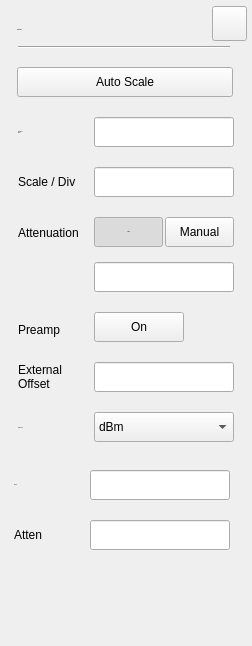
<?xml version="1.0" encoding="UTF-8"?>
<ui version="4.0">
 <class>SA_Dialog_AmptSetup</class>
 <widget class="QWidget" name="SA_Dialog_AmptSetup">
  <property name="geometry">
   <rect>
    <x>0</x>
    <y>0</y>
    <width>252</width>
    <height>646</height>
   </rect>
  </property>
  <property name="font">
   <font>
    <weight>50</weight>
    <bold>false</bold>
   </font>
  </property>
  <property name="windowTitle">
   <string>Form</string>
  </property>
  <property name="styleSheet">
   <string notr="true">/*******************indoor**********************/
#SA_Dialog_AmptSetup[status  =  &quot;indoor&quot;] 
#widget
{
	background-color:rgba(221,221,221,0.9);
}

#SA_Dialog_AmptSetup[status  =  &quot;indoor&quot;] 
#widget&gt;QPushButton
{

	border-style:flat;
}

#SA_Dialog_AmptSetup[status  =  &quot;indoor&quot;] 
#pb_Preamp
{
	text-align:left;
	padding:8px 23px 7px 10px;
}

#SA_Dialog_AmptSetup[status  =  &quot;indoor&quot;] 
#widget&gt;QLabel
{
	font: 75 13px &quot;Arial&quot;;
		color:rgba(46,46,46,1);
}
	
#SA_Dialog_AmptSetup[status  =  &quot;indoor&quot;] 
#widget&gt;#pb_cancel
{
	border-image: url(:/sa/image/btn_close_normal.png);
}

#SA_Dialog_AmptSetup[status  =  &quot;indoor&quot;] 
#widget&gt;#pb_cancel:pressed
{
	border-image: url(:/sa/image/btn_close_click.png);
}

#SA_Dialog_AmptSetup[status  =  &quot;indoor&quot;] 
#widget&gt;#line
{
	background-color:rgba(46,46,46,1);
}

#SA_Dialog_AmptSetup[status  =  &quot;indoor&quot;] 
#AttenType_widget{
	policy:nofocus;
	background-image: url(:/sa/image/dropdown_box.png);
}

#SA_Dialog_AmptSetup[status  =  &quot;indoor&quot;] 
#AttenType_widget&gt;QPushButton
{
	policy:nofocus;
	font: 14px &quot;Arial&quot;;
}

#SA_Dialog_AmptSetup[status  =  &quot;indoor&quot;] 
#AttenType_widget&gt;QPushButton:checked
{

	color:rgba(240, 179, 29, 1);
}

#SA_Dialog_AmptSetup[status  =  &quot;indoor&quot;] 
#AttenType_widget&gt;QPushButton:!checked
{
	color:rgba(0, 0, 0, 1)
}

#SA_Dialog_AmptSetup[status  =  &quot;indoor&quot;] 
#pb_Atten_Type
{
	font: 75 13px &quot;Arial&quot;;
	font-weight:bold;
	color:rgba(162, 115, 0, 1);
	background-image: url(:/sa/image/dropdown_normal.png);
}

#SA_Dialog_AmptSetup[status  =  &quot;indoor&quot;] 
#pb_Atten_Type:focus
{	
	background-image: url(:/sa/image/dropdown_click.png);
}

#SA_Dialog_AmptSetup[status  =  &quot;indoor&quot;] 
SA_LineEdit
{
	color:rgba(162, 115, 0,1);
	padding:8px 8px 7px 10px ;
	font: 75 13px &quot;Arial&quot;;
	font-weight:bold;
}

#SA_Dialog_AmptSetup[status  =  &quot;indoor&quot;] 
SA_LineEdit:disable
{
	color:rgba(133,133,133,0.6);
}

#SA_Dialog_AmptSetup[status  =  &quot;indoor&quot;] 
SA_LineEdit:focus
{
	outline: none;
	border:2px solid rgba(162,115,0,1);
}

#SA_Dialog_AmptSetup[status  =  &quot;indoor&quot;] 
QComboBox
{
	font: 75 13px &quot;Arial&quot;;
	font-weight:bold;
	color:rgba(162, 115, 0, 1);
	padding:8px 23px 7px 10px;
	combobox-popup: 0;
	border-style:flat;
	background-image: url(:/sa/image/dropdown_normal.png);
}

#SA_Dialog_AmptSetup[status  =  &quot;indoor&quot;] 
QComboBox:focus
{
	background-image: url(:/sa/image/dropdown_click.png);
}

#SA_Dialog_AmptSetup[status  =  &quot;indoor&quot;] 
QComboBox::drop-down 
{
	width: 0px;	
	border-style:flat;
}

#SA_Dialog_AmptSetup[status  =  &quot;indoor&quot;] 
QComboBox QAbstractItemView{
   font: 75 14px &quot;Arial&quot;;
	color:rgba(0, 0, 0, 1);
	background:rgba(255,255,255,1);
 	outline:0px;
	border-style:solid;
	border-color:rgba(151, 151, 151, 1);
	border-width:1px;
}
#SA_Dialog_AmptSetup[status  =  &quot;indoor&quot;] 
QAbstractItemView::item{
	padding-left:8px;
	width:140px;
	height:32px;
	border-style:flat;
}

#SA_Dialog_AmptSetup[status  =  &quot;indoor&quot;] 
QComboBox QAbstractItemView::item:selected
{
 	color:rgba(240, 179, 29, 1); 
}

#SA_Dialog_AmptSetup[status  =  &quot;indoor&quot;] 
#pb_Auto:checked
{
	color:rgba(87, 87, 87,1);
	padding: 8px 14px 7px 15px;
	background-image: url(:/sa/image/fre_checked_left.png);
}

#SA_Dialog_AmptSetup[status  =  &quot;indoor&quot;] 
#pb_Auto
{
	color:rgba(123, 123, 123,1);
	font: 75 13px &quot;Arial&quot;;
	border-style:flat;
	font-weight:bold;
	padding: 8px 14px 7px 15px;
	background-image: url(:/sa/image/fre_checked_right.png);
}

#SA_Dialog_AmptSetup[status  =  &quot;indoor&quot;] 
#pb_Manual:checked
{
	color:rgba(87, 87, 87,1);
	padding: 8px 5px 7px 6px;
	background-image: url(:/sa/image/fre_checked_right.png);
	background-position:right;
}

#SA_Dialog_AmptSetup[status  =  &quot;indoor&quot;] 
#pb_Manual
{
	color:rgba(123, 123, 123,1);
	font: 75 13px &quot;Arial&quot;;
	border-style:flat;
	font-weight:bold;
	padding: 8px 5px 7px 6px;
	background-image: url(:/sa/image/fre_checked_left.png);
	background-position:right;
}

#SA_Dialog_AmptSetup[status  =  &quot;indoor&quot;] 
#pb_Scale_Auto
{
	font: 75 13px &quot;Arial&quot;;
	font-weight:bold;
	color:rgba(255, 255, 255, 1);
	background-image: url(:/sa/image/btn_w216_nor.png);
	text-align:center;
}

#SA_Dialog_AmptSetup[status  =  &quot;indoor&quot;] 
#pb_Scale_Auto:pressed
{
	
	background-image: url(:/sa/image/btn_w216_click.png);
}
/*******************outdoor**********************/
#SA_Dialog_AmptSetup[status  =  &quot;outdoor&quot;] 
#widget
{
	background-color:rgba(211,211,211,0.9);
}

#SA_Dialog_AmptSetup[status  =  &quot;outdoor&quot;] 
#widget&gt;QPushButton
{

	border-style:flat;
}

#SA_Dialog_AmptSetup[status  =  &quot;outdoor&quot;] 
#pb_Preamp
{
	text-align:left;
	padding:8px 23px 7px 10px;
}

#SA_Dialog_AmptSetup[status  =  &quot;outdoor&quot;] 
#widget&gt;QLabel
{
	font: 75 13px &quot;Arial&quot;;
	color:rgba(46,46,46,1);
}
	
#SA_Dialog_AmptSetup[status  =  &quot;outdoor&quot;] 
#widget&gt;#pb_cancel
{
	border-image: url(:/sa/image/btn_close_normal.png);
}

#SA_Dialog_AmptSetup[status  =  &quot;outdoor&quot;] 
#widget&gt;#pb_cancel:pressed
{
	border-image: url(:/sa/image/btn_close_click.png);
}

#SA_Dialog_AmptSetup[status  =  &quot;outdoor&quot;] 
#widget&gt;#line
{
	background-color:rgba(46,46,46,1);
}

#SA_Dialog_AmptSetup[status  =  &quot;outdoor&quot;] 
#AttenType_widget{
	policy:nofocus;
	background-image: url(:/sa/image/dropdown_box.png);
}

#SA_Dialog_AmptSetup[status  =  &quot;outdoor&quot;] 
#AttenType_widget&gt;QPushButton
{
	policy:nofocus;
	font: 14px &quot;Arial&quot;;
}

#SA_Dialog_AmptSetup[status  =  &quot;outdoor&quot;] 
#AttenType_widget&gt;QPushButton:checked
{

	color:rgba(240, 179, 29, 1);
}

#SA_Dialog_AmptSetup[status  =  &quot;outdoor&quot;] 
#AttenType_widget&gt;QPushButton:!checked
{
	color:rgba(0, 0, 0, 1)
}

#SA_Dialog_AmptSetup[status  =  &quot;outdoor&quot;] 
#pb_Atten_Type
{
	font: 75 13px &quot;Arial&quot;;
	font-weight:bold;
	color:rgba(162, 115, 0, 1);
	background-image: url(:/sa/image/dropdown_normal.png);
}

#SA_Dialog_AmptSetup[status  =  &quot;outdoor&quot;] 
#pb_Atten_Type:focus
{	
	background-image: url(:/sa/image/dropdown_click.png);
}

#SA_Dialog_AmptSetup[status  =  &quot;outdoor&quot;] 
SA_LineEdit
{
	color:rgba(162, 115, 0,1);
	padding:8px 8px 7px 10px ;
	font: 75 13px &quot;Arial&quot;;
	font-weight:bold;
}

#SA_Dialog_AmptSetup[status  =  &quot;outdoor&quot;] 
SA_LineEdit:disable
{
	color:rgba(133,133,133,0.6);
}

#SA_Dialog_AmptSetup[status  =  &quot;outdoor&quot;] 
SA_LineEdit:focus
{
	outline: none;
	border:2px solid rgba(162,115,0,1);
}

#SA_Dialog_AmptSetup[status  =  &quot;outdoor&quot;] 
QComboBox
{
	font: 75 13px &quot;Arial&quot;;
	font-weight:bold;
	color:rgba(162, 115, 0, 1);
	padding:8px 23px 7px 10px;
	combobox-popup: 0;
	border-style:flat;
	background-image: url(:/sa/image/dropdown_normal.png);
}

#SA_Dialog_AmptSetup[status  =  &quot;outdoor&quot;] 
QComboBox:focus
{
	background-image: url(:/sa/image/dropdown_click.png);
}

#SA_Dialog_AmptSetup[status  =  &quot;outdoor&quot;] 
QComboBox::drop-down 
{
	width: 0px;	
	border-style:flat;
}

#SA_Dialog_AmptSetup[status  =  &quot;outdoor&quot;] 
QComboBox QAbstractItemView{
   font: 75 14px &quot;Arial&quot;;
	color:rgba(0, 0, 0, 1);
	background:rgba(255,255,255,1);
 	outline:0px;
	border-style:solid;
	border-color:rgba(151, 151, 151, 1);
	border-width:1px;
}
#SA_Dialog_AmptSetup[status  =  &quot;outdoor&quot;] 
QAbstractItemView::item{
	padding-left:8px;
	width:140px;
	height:32px;
	border-style:flat;
}

#SA_Dialog_AmptSetup[status  =  &quot;outdoor&quot;] 
QComboBox QAbstractItemView::item:selected
{
 	color:rgba(240, 179, 29, 1); 
}

#SA_Dialog_AmptSetup[status  =  &quot;outdoor&quot;] 
#pb_Auto:checked
{
	color:rgba(87, 87, 87,1);
	padding: 8px 14px 7px 15px;
	background-image: url(:/sa/image/fre_checked_left.png);
}

#SA_Dialog_AmptSetup[status  =  &quot;outdoor&quot;] 
#pb_Auto
{
	color:rgba(123, 123, 123,1);
	font: 75 13px &quot;Arial&quot;;
	border-style:flat;
	font-weight:bold;
	padding: 8px 14px 7px 15px;
	background-image: url(:/sa/image/fre_checked_right.png);
}

#SA_Dialog_AmptSetup[status  =  &quot;outdoor&quot;] 
#pb_Manual:checked
{
	color:rgba(87, 87, 87,1);
	padding: 8px 5px 7px 6px;
	background-image: url(:/sa/image/fre_checked_right.png);
	background-position:right;
}

#SA_Dialog_AmptSetup[status  =  &quot;outdoor&quot;] 
#pb_Manual
{
	color:rgba(123, 123, 123,1);
	font: 75 13px &quot;Arial&quot;;
	border-style:flat;
	font-weight:bold;
	padding: 8px 5px 7px 6px;
	background-image: url(:/sa/image/fre_checked_left.png);
	background-position:right;
}

#SA_Dialog_AmptSetup[status  =  &quot;outdoor&quot;] 
#pb_Scale_Auto
{
	font: 75 13px &quot;Arial&quot;;
	font-weight:bold;
	color:rgba(0, 0, 0, 1);
	
	border-image: url(:/sa/image/outdoor/btn_w70_normal.png);
	text-align:center;
}

#SA_Dialog_AmptSetup[status  =  &quot;outdoor&quot;] 
#pb_Scale_Auto:pressed
{
	border-image: url(:/sa/image/outdoor/btn_w216_click.png);
}
/*******************night**********************/
#SA_Dialog_AmptSetup[status  =  &quot;night&quot;] 
#widget
{
		background-color:rgba(208,182,139,0.9);
}

#SA_Dialog_AmptSetup[status  =  &quot;night&quot;] 
#widget&gt;QPushButton
{
	border-style:flat;
}

#SA_Dialog_AmptSetup[status  =  &quot;night&quot;] 
#pb_Preamp
{
	text-align:left;
	padding:8px 23px 7px 10px;
}

#SA_Dialog_AmptSetup[status  =  &quot;night&quot;] 
#widget&gt;QLabel
{
	   font: 75 13px &quot;Arial&quot;;
		color:rgba(46,46,46,1);
}
	
#SA_Dialog_AmptSetup[status  =  &quot;night&quot;] 
#widget&gt;#pb_cancel
{
	border-image: url(:/sa/image/night/btn_close_normal.png);
}

#SA_Dialog_AmptSetup[status  =  &quot;night&quot;] 
#widget&gt;#pb_cancel:pressed
{
	border-image: url(:/sa/image/night/btn_close_click.png);
}

#SA_Dialog_AmptSetup[status  =  &quot;night&quot;] 
#widget&gt;#line
{
	background-color:rgba(46,46,46,1);
}

#SA_Dialog_AmptSetup[status  =  &quot;night&quot;] 
#AttenType_widget{
	policy:nofocus;
	background-image: url(:/sa/image/dropdown_box.png);
}

#SA_Dialog_AmptSetup[status  =  &quot;night&quot;] 
#AttenType_widget&gt;QPushButton
{
	policy:nofocus;
	font: 14px &quot;Arial&quot;;
}

#SA_Dialog_AmptSetup[status  =  &quot;night&quot;] 
#AttenType_widget&gt;QPushButton:checked
{

	color:rgba(240, 179, 29, 1);
}

#SA_Dialog_AmptSetup[status  =  &quot;night&quot;] 
#AttenType_widget&gt;QPushButton:!checked
{
	color:rgba(0, 0, 0, 1)
}

#SA_Dialog_AmptSetup[status  =  &quot;night&quot;] 
#pb_Atten_Type
{
	font: 75 13px &quot;Arial&quot;;
	font-weight:bold;
	color:rgba(162, 115, 0, 1);
	background-image: url(:/sa/image/dropdown_normal.png);
}

#SA_Dialog_AmptSetup[status  =  &quot;night&quot;] 
#pb_Atten_Type:focus
{	
	background-image: url(:/sa/image/dropdown_click.png);
}

#SA_Dialog_AmptSetup[status  =  &quot;night&quot;] 
SA_LineEdit
{
	background: rgba(251,220,167,0.60);
   color:rgba(159,98,0,1);
	padding:8px 8px 7px 10px ;
	font: 75 13px &quot;Arial&quot;;
	font-weight:bold;
}

#SA_Dialog_AmptSetup[status  =  &quot;night&quot;] 
SA_LineEdit:disable
{
	color:rgba(133,133,133,0.6);
}

#SA_Dialog_AmptSetup[status  =  &quot;night&quot;] 
SA_LineEdit:focus
{
	outline: none;
	border:2px solid rgba(162,115,0,1);
}


#SA_Dialog_AmptSetup[status  =  &quot;night&quot;] 
QComboBox
{
	font: 75 13px &quot;Arial&quot;;
	font-weight:bold;
    background-color:rgba(251,220,167,0.60);
    color:rgba(159,98,0,1);
	padding:8px 23px 7px 10px;
	combobox-popup: 0;
	border-style:flat;
	background-image: url(:/sa/image/night/dropdown_normal.png);
}

#SA_Dialog_AmptSetup[status  =  &quot;night&quot;] 
QComboBox:focus
{
	background-color:rgba(251,220,167,0.60);
	background-image: url(:/sa/image/night/dropdown_click.png);
}

#SA_Dialog_AmptSetup[status  =  &quot;night&quot;] 
QComboBox::drop-down 
{
	width: 0px;	
	border-style:flat;
}

#SA_Dialog_AmptSetup[status  =  &quot;night&quot;] 
QComboBox QAbstractItemView{
   font: 75 14px &quot;Arial&quot;;
	color:rgba(0, 0, 0, 1);
	background-color:#FBDBA7;;
    
 	outline:0px;
	border-style:solid;
	border-color:rgba(151, 151, 151, 1);
	border-width:1px;
}
#SA_Dialog_AmptSetup[status  =  &quot;night&quot;] 
QAbstractItemView::item{
	padding-left:8px;
	width:140px;
	height:32px;
	border-style:flat;
}

#SA_Dialog_AmptSetup[status  =  &quot;night&quot;] 
QComboBox QAbstractItemView::item:selected
{
 	color:rgba(159,98,0,1);
}

#SA_Dialog_AmptSetup[status  =  &quot;night&quot;] 
#pb_Auto:checked
{
	color:rgba(85,74,56,1);
	padding: 8px 14px 7px 15px;
	background-image: url(:/sa/image/night/btn_left_click.png);
}

#SA_Dialog_AmptSetup[status  =  &quot;night&quot;] 
#pb_Auto
{
	color:rgba(121,106,81,1);
	font: 75 13px &quot;Arial&quot;;
	border-style:flat;
	font-weight:bold;
	padding: 8px 14px 7px 15px;
	background-image: url(:/sa/image/night/btn_left_nor.png);
}

#SA_Dialog_AmptSetup[status  =  &quot;night&quot;] 
#pb_Manual:checked
{

	color:rgba(85,74,56,1);
	padding: 8px 5px 7px 6px;
	background-image: url(:/sa/image/night/btn_right_click.png);
}

#SA_Dialog_AmptSetup[status  =  &quot;night&quot;] 
#pb_Manual
{
	color:rgba(121,106,81,1);
	font: 75 13px &quot;Arial&quot;;
	border-style:flat;
	font-weight:bold;
	padding: 8px 5px 7px 6px;
	background-image: url(:/sa/image/night/btn_right_nor.png);
}
#SA_Dialog_AmptSetup[status  =  &quot;night&quot;] 
#pb_Scale_Auto
{
	font: 75 13px &quot;Arial&quot;;
	font-weight:bold;
	color: #FBDBA7;
	background-image: url(:/sa/image/btn_w216_nor.png);
	text-align:center;
}

#SA_Dialog_AmptSetup[status  =  &quot;night&quot;] 
#pb_Scale_Auto:pressed
{
	background-image: url(:/sa/image/night/btn_w216_click.png);
}</string>
  </property>
  <property name="status" stdset="0">
   <string>night</string>
  </property>
  <widget class="QWidget" name="widget" native="true">
   <property name="geometry">
    <rect>
     <x>0</x>
     <y>0</y>
     <width>252</width>
     <height>646</height>
    </rect>
   </property>
   <property name="styleSheet">
    <string notr="true"/>
   </property>
   <widget class="QPushButton" name="pb_Scale_Auto">
    <property name="geometry">
     <rect>
      <x>17</x>
      <y>67</y>
      <width>216</width>
      <height>30</height>
     </rect>
    </property>
    <property name="focusPolicy">
     <enum>Qt::NoFocus</enum>
    </property>
    <property name="styleSheet">
     <string notr="true"/>
    </property>
    <property name="text">
     <string>Auto Scale</string>
    </property>
   </widget>
   <widget class="QLabel" name="label_3">
    <property name="geometry">
     <rect>
      <x>18</x>
      <y>117</y>
      <width>66</width>
      <height>30</height>
     </rect>
    </property>
    <property name="font">
     <font>
      <family>Arial</family>
      <pointsize>-1</pointsize>
      <weight>9</weight>
      <italic>false</italic>
      <bold>false</bold>
     </font>
    </property>
    <property name="text">
     <string>Reference
Level</string>
    </property>
   </widget>
   <widget class="SA_LineEdit" name="edit_level">
    <property name="geometry">
     <rect>
      <x>94</x>
      <y>117</y>
      <width>140</width>
      <height>30</height>
     </rect>
    </property>
    <property name="readOnly">
     <bool>true</bool>
    </property>
   </widget>
   <widget class="QLabel" name="lblOffset">
    <property name="geometry">
     <rect>
      <x>18</x>
      <y>362</y>
      <width>54</width>
      <height>30</height>
     </rect>
    </property>
    <property name="text">
     <string>External
Offset</string>
    </property>
   </widget>
   <widget class="SA_LineEdit" name="edit_offset">
    <property name="geometry">
     <rect>
      <x>94</x>
      <y>362</y>
      <width>140</width>
      <height>30</height>
     </rect>
    </property>
    <property name="readOnly">
     <bool>true</bool>
    </property>
   </widget>
   <widget class="QLabel" name="label_4">
    <property name="geometry">
     <rect>
      <x>18</x>
      <y>167</y>
      <width>71</width>
      <height>30</height>
     </rect>
    </property>
    <property name="text">
     <string>Scale / Div</string>
    </property>
   </widget>
   <widget class="SA_LineEdit" name="edit_scale">
    <property name="geometry">
     <rect>
      <x>94</x>
      <y>167</y>
      <width>140</width>
      <height>30</height>
     </rect>
    </property>
    <property name="readOnly">
     <bool>true</bool>
    </property>
   </widget>
   <widget class="QLabel" name="lblAtten">
    <property name="geometry">
     <rect>
      <x>18</x>
      <y>225</y>
      <width>72</width>
      <height>15</height>
     </rect>
    </property>
    <property name="text">
     <string>Attenuation</string>
    </property>
   </widget>
   <widget class="QLabel" name="lblUnit">
    <property name="geometry">
     <rect>
      <x>18</x>
      <y>420</y>
      <width>66</width>
      <height>15</height>
     </rect>
    </property>
    <property name="font">
     <font>
      <family>Arial</family>
      <pointsize>-1</pointsize>
      <weight>9</weight>
      <italic>false</italic>
      <bold>false</bold>
     </font>
    </property>
    <property name="text">
     <string>Scale Unit</string>
    </property>
   </widget>
   <widget class="QLabel" name="lblPreamp">
    <property name="geometry">
     <rect>
      <x>18</x>
      <y>322</y>
      <width>52</width>
      <height>15</height>
     </rect>
    </property>
    <property name="text">
     <string>Preamp</string>
    </property>
   </widget>
   <widget class="QPushButton" name="pb_Preamp">
    <property name="geometry">
     <rect>
      <x>94</x>
      <y>312</y>
      <width>90</width>
      <height>30</height>
     </rect>
    </property>
    <property name="focusPolicy">
     <enum>Qt::NoFocus</enum>
    </property>
    <property name="styleSheet">
     <string notr="true">/*******************indoor**********************/
#SA_Dialog_AmptSetup[status  =  &quot;indoor&quot;] #pb_Preamp
{
	background-color:rgba(0,0,0,0);
	font: 75 13px &quot;Arial&quot;;
	font-weight:bold;
}
#SA_Dialog_AmptSetup[status  =  &quot;indoor&quot;] #pb_Preamp:checked
{
	padding:7px 44px 6px 25px;
	color:rgba(87, 87, 87, 1);
	border-image: url(:/sa/image/toggle_on.png);
}

#SA_Dialog_AmptSetup[status  =  &quot;indoor&quot;] #pb_Preamp:!checked
{
	padding:7px 17px 6px 36px;
	color:rgba(123, 123, 123, 1);
	border-image: url(:/sa/image/toggle_off.png);
}

/*******************outdoor**********************/
#SA_Dialog_AmptSetup[status  =  &quot;outdoor&quot;] #pb_Preamp
{
	background-color:rgba(0,0,0,0);
	font: 75 13px &quot;Arial&quot;;
	font-weight:bold;
}
#SA_Dialog_AmptSetup[status  =  &quot;outdoor&quot;] #pb_Preamp:checked
{
	padding:7px 44px 6px 25px;
	color:rgba(87, 87, 87, 1);
	border-image: url(:/sa/image/toggle_on.png);
}

#SA_Dialog_AmptSetup[status  =  &quot;outdoor&quot;] #pb_Preamp:!checked
{
	padding:7px 17px 6px 36px;
	color:rgba(123, 123, 123, 1);
	border-image: url(:/sa/image/toggle_off.png);
}

/*******************night**********************/
#SA_Dialog_AmptSetup[status  =  &quot;night&quot;] #pb_Preamp
{
	background-color:rgba(0,0,0,0);
	font: 75 13px &quot;Arial&quot;;
	font-weight:bold;
}
#SA_Dialog_AmptSetup[status  =  &quot;night&quot;] #pb_Preamp:checked
{
	padding:7px 44px 6px 25px;
	color:rgba(87,87,87,1);
	border-image: url(:/sa/image/night/toggle_on.png);
}

#SA_Dialog_AmptSetup[status  =  &quot;night&quot;] #pb_Preamp:!checked
{
	padding:7px 17px 6px 36px;

	color:rgba(121,106,80,1);
	border-image: url(:/sa/image/night/toggle_off.png);
}</string>
    </property>
    <property name="text">
     <string>On</string>
    </property>
    <property name="checkable">
     <bool>true</bool>
    </property>
    <property name="checked">
     <bool>false</bool>
    </property>
   </widget>
   <widget class="SA_LineEdit" name="edit_Atten">
    <property name="enabled">
     <bool>true</bool>
    </property>
    <property name="geometry">
     <rect>
      <x>94</x>
      <y>262</y>
      <width>140</width>
      <height>30</height>
     </rect>
    </property>
    <property name="readOnly">
     <bool>true</bool>
    </property>
   </widget>
   <widget class="QPushButton" name="pb_cancel">
    <property name="geometry">
     <rect>
      <x>212</x>
      <y>6</y>
      <width>35</width>
      <height>35</height>
     </rect>
    </property>
    <property name="focusPolicy">
     <enum>Qt::NoFocus</enum>
    </property>
    <property name="text">
     <string/>
    </property>
   </widget>
   <widget class="Line" name="line">
    <property name="geometry">
     <rect>
      <x>18</x>
      <y>46</y>
      <width>212</width>
      <height>2</height>
     </rect>
    </property>
    <property name="orientation">
     <enum>Qt::Horizontal</enum>
    </property>
   </widget>
   <widget class="QLabel" name="lblTitle">
    <property name="geometry">
     <rect>
      <x>17</x>
      <y>19</y>
      <width>104</width>
      <height>22</height>
     </rect>
    </property>
    <property name="font">
     <font>
      <family>Arial</family>
      <pointsize>-1</pointsize>
      <weight>75</weight>
      <italic>false</italic>
      <bold>true</bold>
     </font>
    </property>
    <property name="styleSheet">
     <string notr="true">#lblTitle
{
	font: 75 20px &quot;Arial&quot;;
	color:rgba(46,46,46,1);
	line-height:23px;
	font-weight:bold;
}</string>
    </property>
    <property name="text">
     <string>Amplitude</string>
    </property>
   </widget>
   <widget class="SA_Combobox" name="pb_unitSelect">
    <property name="geometry">
     <rect>
      <x>94</x>
      <y>412</y>
      <width>140</width>
      <height>30</height>
     </rect>
    </property>
    <property name="focusPolicy">
     <enum>Qt::WheelFocus</enum>
    </property>
    <property name="styleSheet">
     <string notr="true"/>
    </property>
    <item>
     <property name="text">
      <string>dBm</string>
     </property>
    </item>
    <item>
     <property name="text">
      <string>dBV</string>
     </property>
    </item>
    <item>
     <property name="text">
      <string>dBmV</string>
     </property>
    </item>
    <item>
     <property name="text">
      <string>dBuV</string>
     </property>
    </item>
    <item>
     <property name="text">
      <string>V</string>
     </property>
    </item>
    <item>
     <property name="text">
      <string>W</string>
     </property>
    </item>
   </widget>
   <widget class="QPushButton" name="pb_Manual">
    <property name="geometry">
     <rect>
      <x>165</x>
      <y>217</y>
      <width>69</width>
      <height>30</height>
     </rect>
    </property>
    <property name="focusPolicy">
     <enum>Qt::NoFocus</enum>
    </property>
    <property name="styleSheet">
     <string notr="true"/>
    </property>
    <property name="text">
     <string>Manual</string>
    </property>
    <property name="checkable">
     <bool>true</bool>
    </property>
    <property name="checked">
     <bool>false</bool>
    </property>
    <attribute name="buttonGroup">
     <string notr="true">buttonGroup</string>
    </attribute>
   </widget>
   <widget class="QPushButton" name="pb_Auto">
    <property name="geometry">
     <rect>
      <x>94</x>
      <y>217</y>
      <width>69</width>
      <height>30</height>
     </rect>
    </property>
    <property name="font">
     <font>
      <family>Arial</family>
      <pointsize>-1</pointsize>
      <weight>75</weight>
      <italic>false</italic>
      <bold>true</bold>
     </font>
    </property>
    <property name="focusPolicy">
     <enum>Qt::NoFocus</enum>
    </property>
    <property name="text">
     <string>Auto</string>
    </property>
    <property name="checkable">
     <bool>true</bool>
    </property>
    <property name="checked">
     <bool>true</bool>
    </property>
    <attribute name="buttonGroup">
     <string notr="true">buttonGroup</string>
    </attribute>
   </widget>
   <widget class="SA_LineEdit" name="edit_ZeroRestrainAtten">
    <property name="geometry">
     <rect>
      <x>90</x>
      <y>520</y>
      <width>140</width>
      <height>30</height>
     </rect>
    </property>
    <property name="readOnly">
     <bool>true</bool>
    </property>
   </widget>
   <widget class="QLabel" name="label_5">
    <property name="geometry">
     <rect>
      <x>14</x>
      <y>520</y>
      <width>71</width>
      <height>30</height>
     </rect>
    </property>
    <property name="text">
     <string>Atten</string>
    </property>
   </widget>
   <widget class="SA_LineEdit" name="edit_ZeroRestrainPhase">
    <property name="geometry">
     <rect>
      <x>90</x>
      <y>470</y>
      <width>140</width>
      <height>30</height>
     </rect>
    </property>
    <property name="readOnly">
     <bool>true</bool>
    </property>
   </widget>
   <widget class="QLabel" name="label_6">
    <property name="geometry">
     <rect>
      <x>14</x>
      <y>470</y>
      <width>66</width>
      <height>30</height>
     </rect>
    </property>
    <property name="font">
     <font>
      <family>Arial</family>
      <pointsize>-1</pointsize>
      <weight>9</weight>
      <italic>false</italic>
      <bold>false</bold>
     </font>
    </property>
    <property name="text">
     <string>Phase</string>
    </property>
   </widget>
  </widget>
 </widget>
 <customwidgets>
  <customwidget>
   <class>SA_LineEdit</class>
   <extends>QLineEdit</extends>
   <header location="global">sa_lineedit.h</header>
   <slots>
    <signal>clicked()</signal>
   </slots>
  </customwidget>
  <customwidget>
   <class>SA_Combobox</class>
   <extends>QComboBox</extends>
   <header>sa_combobox.h</header>
   <slots>
    <signal>clicked()</signal>
   </slots>
  </customwidget>
 </customwidgets>
 <tabstops>
  <tabstop>edit_level</tabstop>
  <tabstop>edit_Atten</tabstop>
  <tabstop>edit_offset</tabstop>
  <tabstop>edit_scale</tabstop>
  <tabstop>pb_unitSelect</tabstop>
 </tabstops>
 <resources/>
 <connections/>
 <buttongroups>
  <buttongroup name="buttonGroup"/>
 </buttongroups>
</ui>
